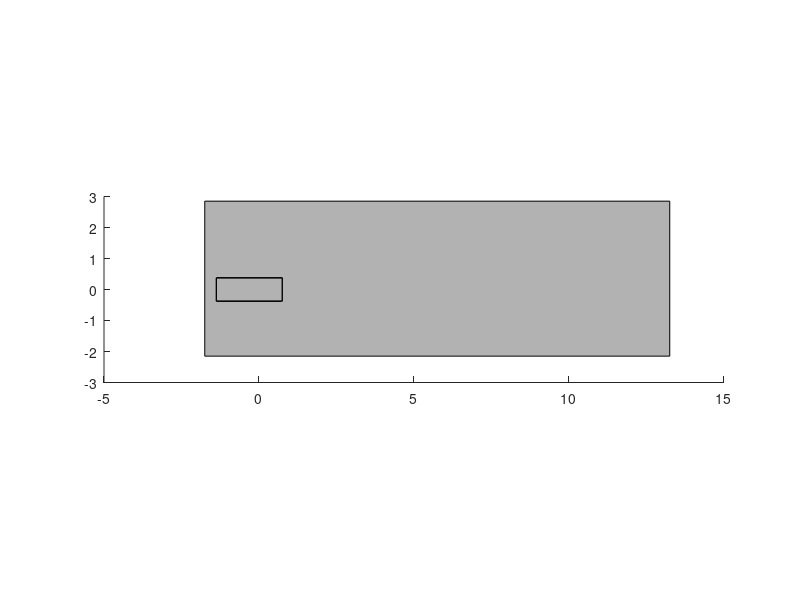

Here is the MATLAB script that generated this plot:
function p = makeLink0(parentAxes, faceColor)
if (nargin == 0)
    parentAxes = gca;
    faceColor = [.7 .7 .7];
elseif (nargin == 1)
    faceColor = [.7 .7 .7];
end
set(parentAxes, 'DataAspectRatio', [1 1 1]);
link0Verts = [-1.75	-2.15	-2.5;
    -1.75	2.85	-2.5;
    13.25	2.85	-2.5;
    13.25	-2.15	-2.5;
    -1.375	-0.375	-2.5;
    -1.375	0.375	-2.5;
    0.75	0.375	-2.5;
    0.75	-0.375	-2.5;
    -1.375	-0.375	-0.75;
    -1.375	0.375	-0.75;
    0.75	0.375	-0.75;
    0.75	-0.375	-0.75];
link0Faces = [
    1 2 3 4;
    5 6 10 9;
    6 7 11 10;
    7 8 12 11;
    8 5 9 12;
    9 10 11 12];
p = patch('Parent', parentAxes, 'Faces',link0Faces,'Vertices',link0Verts,'FaceColor',faceColor);

end